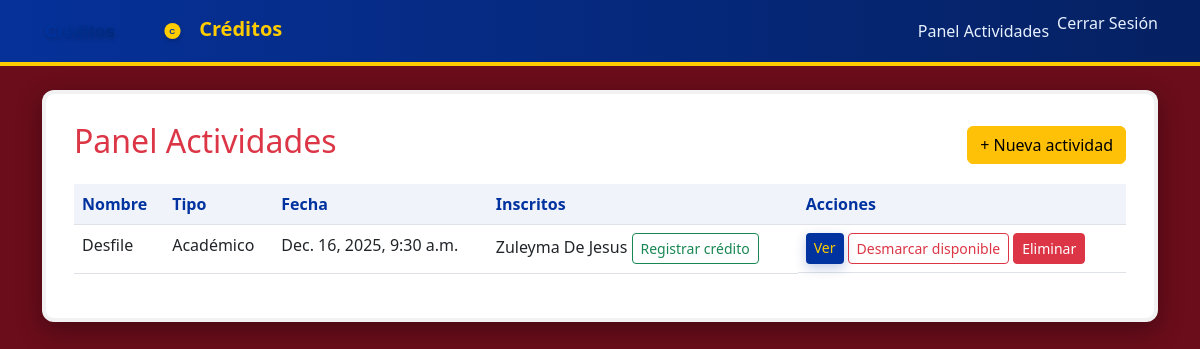
The page /actividades/panel/ (signed in) on the database its author committed.
### actividades/models.py (models this page shows, shortened)
class Actividad(models.Model):
    TIPOS = (
        ('academico', 'Académico'),
        ('cultural', 'Cultural'),
        ('deportivo', 'Deportivo'),
    )
    nombre = models.CharField(max_length=150)
    convo = models.CharField(max_length=150, blank=True)
    descripcion = models.TextField(blank=True)
    tipo = models.CharField(max_length=20, choices=TIPOS)
    fecha = models.DateTimeField()
    lugar = models.CharField(max_length=150, blank=True)
    creditos_equivalentes = models.PositiveSmallIntegerField(default=1)
    capacidad = models.PositiveIntegerField(blank=True, null=True)
    creado_por = models.ForeignKey(Usuario, on_delete=models.SET_NULL, null=True, blank=True, related_name='actividades_creadas')
    inscritos = models.ManyToManyField(Usuario, blank=True, related_name='actividades_inscritas')
    liberado = models.BooleanField(default=False)
    liberado_por = models.ForeignKey(Usuario, on_delete=models.SET_NULL, null=True, blank=True, related_name='actividades_liberadas')
    fecha_liberacion = models.DateTimeField(null=True, blank=True)
    encargado = models.ForeignKey(Usuario, on_delete=models.SET_NULL, null=True, blank=True, related_name='actividades_encargadas')

### usuarios/models.py (models this page shows, shortened)
class Usuario(AbstractUser):
    username_validator = RegexValidator(
        regex=r'^[\w\s\-áéíóúñÁÉÍÓÚÑ]+$',
        message='El nombre de usuario solo puede contener letras, números, espacios y guiones.',
        code='invalid_username'
    )
    username = models.CharField(
        max_length=150,
        unique=True,
        validators=[username_validator],
        help_text='Letras, números, espacios y guiones. Sin caracteres especiales.'
    )
    es_admin_creditos = models.BooleanField(default=False)
    es_alumno = models.BooleanField(default=True)
    es_docente = models.BooleanField(default=False)
    numero_control = models.CharField(max_length=30, blank=True)

### actividades/views.py (the view)
# urls.py: path('panel/', views.panel_actividades, name='panel_actividades'),
@login_required
def panel_actividades(request):
    if not es_admin(request.user):
        return redirect('lista_actividades')
    actividades = Actividad.objects.all().order_by('-fecha')
    return render(request, 'actividades/panel_admin.html', {'actividades': actividades})

### actividades/views.py (called while the page is built)
def es_admin(user):
    return user.is_authenticated and (user.is_staff or getattr(user, 'es_admin_creditos', False))

### actividades/templates/actividades/panel_admin.html (shortened to what this page needs)
{% extends 'actividades/admin_base.html' %}
{% block content %}
<div class="d-flex justify-content-between align-items-center">
  <h2 class="text-danger">Panel Actividades</h2>
  <a class="btn btn-warning" href="{% url 'registrar_actividad' %}">+ Nueva actividad</a>
</div>
<table class="table mt-3">
  <thead>
    <tr>
      <th>Nombre</th>
      <th>Tipo</th>
      <th>Fecha</th>
      <th>Inscritos</th>
      <th>Acciones</th>
    </tr>
  </thead>
  <tbody>
    {% for act in actividades %}
      <tr>
        <td>{{ act.nombre }}</td>
        <td>{{ act.get_tipo_display }}</td>
        <td>{{ act.fecha }}</td>
        <td>
          {% for u in act.inscritos.all %}
            {% if 'docente 7' not in u.username|lower and 'docente7' not in u.username|lower %}
              <div>{{ u.username }}
                <a class="btn btn-sm btn-outline-success" href="{% url 'registrar_credito' act.id u.id %}">Registrar crédito</a>
              </div>
            {% endif %}
          {% empty %}
            <span class="text-muted">Sin inscritos</span>
          {% endfor %}
        </td>
        <td class="d-flex gap-1">
          <a href="{% url 'detalle_actividad' act.id %}" class="btn btn-sm btn-primary">Ver</a>
          {% if act.liberado %}
            <a href="{% url 'liberar_actividad' act.id %}" class="btn btn-sm btn-outline-danger">Desmarcar disponible</a>
          {% else %}
            <a href="{% url 'liberar_actividad' act.id %}" class="btn btn-sm btn-success">Marcar disponible</a>
          {% endif %}
          <form method="post" action="{% url 'eliminar_actividad' act.id %}" class="d-inline" onsubmit="return confirm('¿Eliminar actividad {{ act.nombre }}? Esta acción no se puede deshacer.');">
            <button type="submit" class="btn btn-sm btn-danger">Eliminar</button>
          </form>
        </td>
      </tr>
    {% endfor %}
  </tbody>
</table>
{% endblock %}

### static/css/estilo.css (style rules this page uses)
:root { --tinto: #6b0d1b; --azul: #0033a0; --amarillo: #ffcc00; --card-bg: #ffffff; --muted: #6c757d; }
html, body { height: 100%; }
body { background-color: var(--tinto); color: #222; font-family: 'Segoe UI', Roboto, Arial, sans-serif; }
.btn-primary { background-color: var(--azul) !important; color: var(--amarillo) !important; border: none !important; box-shadow: 0 4px 12px rgba(0,51,160,0.25); }
.table thead th { background: rgba(0,51,160,0.06); color: var(--azul); }

### rows shown on the page
Actividad: nombre "Desfile", tipo "Académico", fecha "Dec. 16, 2025, 9:30 a.m.", liberado "Desmarcar disponible"
Usuario: username "Zuleyma De Jesus"
